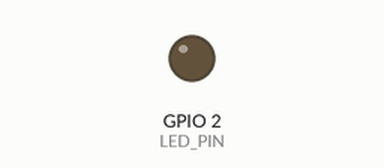
Recording of a sketch running on a simulated ESP32. Shown: output pins drawn as LEDs (lit = HIGH). WiFi joins after 1.5 s; servers stay silent unless stated; what the sketch prints to the serial monitor is not drawn.

Above: at 0.1 s.
At 1.3 s:
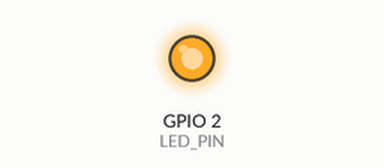
Timing chart, 0 to 2.8 s (numbered marks = the images above):
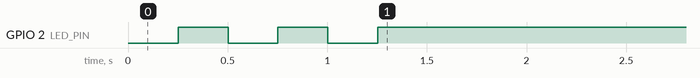

The sketch:

lab15-wifi.ino
```cpp
// Lab 15 - ESP32 Wi-Fi
// In Wokwi, connect to the free simulated network "Wokwi-GUEST" (no password).
// Status LED + 220 ohm resistor on GPIO 2: ON = connected.

#include <WiFi.h>

const char* WIFI_SSID = "Wokwi-GUEST";   // network name
const char* WIFI_PASSWORD = "";          // no password on Wokwi-GUEST
const int WIFI_CHANNEL = 6;              // Wokwi speeds up connection on channel 6
const int LED_PIN = 2;

void setup() {
  Serial.begin(115200);
  pinMode(LED_PIN, OUTPUT);

  Serial.print("Connecting to Wi-Fi ");
  Serial.println(WIFI_SSID);
  WiFi.begin(WIFI_SSID, WIFI_PASSWORD, WIFI_CHANNEL);

  while (WiFi.status() != WL_CONNECTED) {   // wait until connected
    delay(250);
    Serial.print(".");
    digitalWrite(LED_PIN, !digitalRead(LED_PIN));  // blink while connecting
  }

  digitalWrite(LED_PIN, HIGH);              // solid ON = connected
  Serial.println();
  Serial.println("Connected!");
  Serial.print("IP address: ");
  Serial.println(WiFi.localIP());
  Serial.print("Signal strength (RSSI): ");
  Serial.print(WiFi.RSSI());
  Serial.println(" dBm");
}

void loop() {
  if (WiFi.status() != WL_CONNECTED) {      // lost the connection?
    digitalWrite(LED_PIN, LOW);
    Serial.println("Wi-Fi lost, reconnecting...");
    WiFi.reconnect();
    delay(2000);
  } else {
    digitalWrite(LED_PIN, HIGH);
  }
  delay(1000);
}
```
